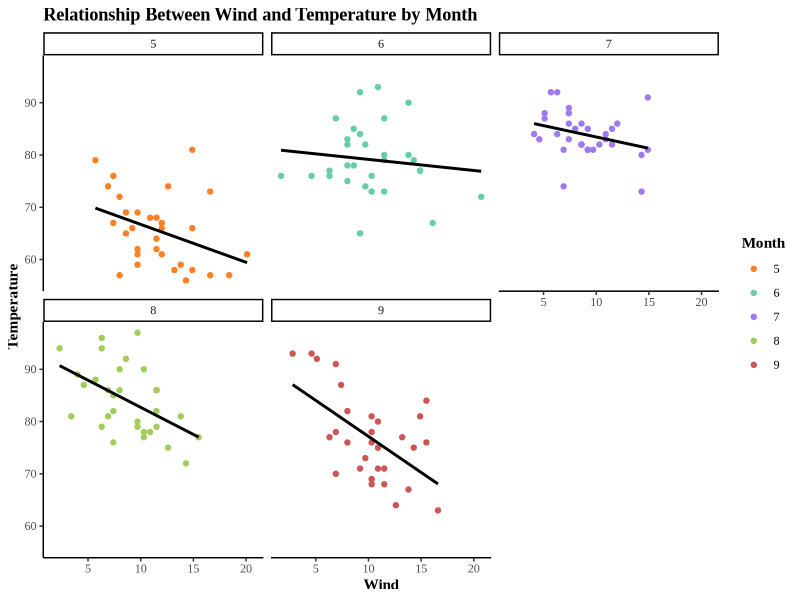
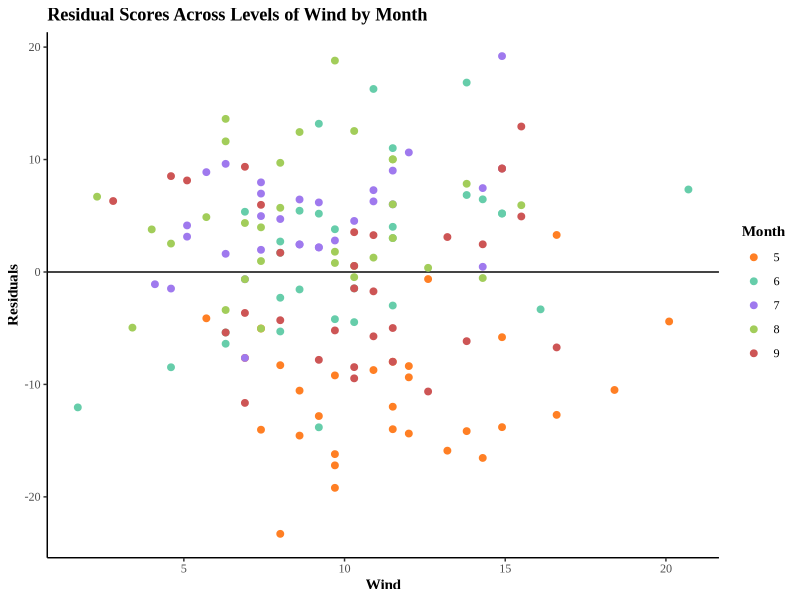
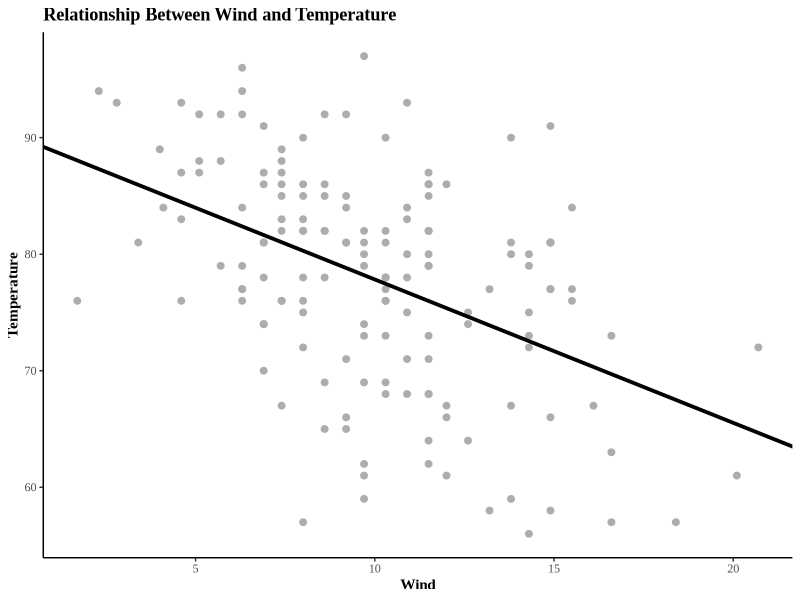

R code for these plots, in order:
data(airquality)

library(ggplot2)

ggplot(airquality, aes(x = Wind, y = Temp, color = factor(Month)))+
  geom_point()+
  facet_wrap(~Month)+
  stat_smooth(method = "lm", se = F, color = "black")+
  theme_classic()+
  labs(color = "Month", y = "Temperature")+
  scale_color_manual(values = c(
    "chocolate1",
    "aquamarine3", 
    "mediumpurple2", 
    "darkolivegreen3", 
    "indianred3"))+
  ggtitle("Relationship Between Wind and Temperature by Month")+
  theme(title = element_text(face = "bold"), 
        text = element_text(family = "Times New Roman"))
        
airtempmod <- lm(Temp ~ Wind, data = airquality)

airquality$resids <- airtempmod$residuals

ggplot(airquality, aes(x = Wind, 
                       y = resids, 
                       color = factor(Month)))+
  geom_hline(yintercept = 0, color = "black")+
  geom_point(size = 2)+
  theme_classic()+
  labs(color = "Month", 
       y = "Residuals")+
  scale_color_manual(values = c(
    "chocolate1",
    "aquamarine3", 
    "mediumpurple2", 
    "darkolivegreen3", 
    "indianred3"))+
  theme(title = element_text(face = "bold"),
        text = element_text(family = "Times New Roman"))+
  ggtitle("Residual Scores Across Levels of Wind by Month")


ggplot(airquality, aes(x = Wind, y = Temp))+
  geom_point(size = 2, color = "grey68")+
  geom_abline(intercept = 
                coefficients(airtempmod)[1], 
              slope = coefficients(airtempmod)[2],
              size = 1.3)+
  theme_classic()+
  ggtitle("Relationship Between Wind and Temperature")+
  labs(y = "Temperature")+
  theme(title = element_text(face = "bold"), 
        text = element_text(family = "Times New Roman"))

